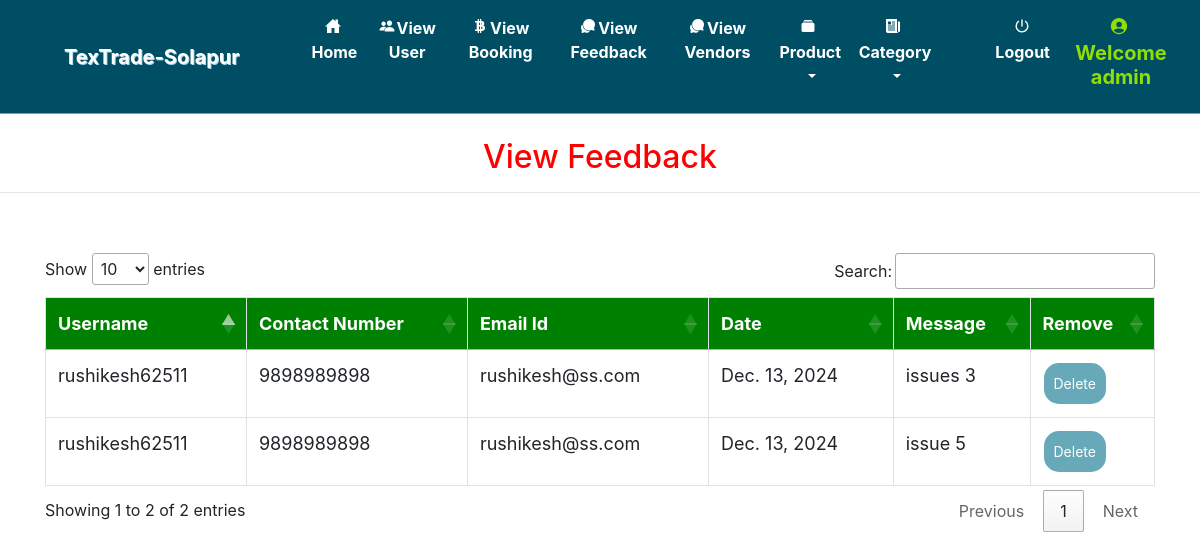
The page /view_feedback (signed in) on the database as committed earlier.
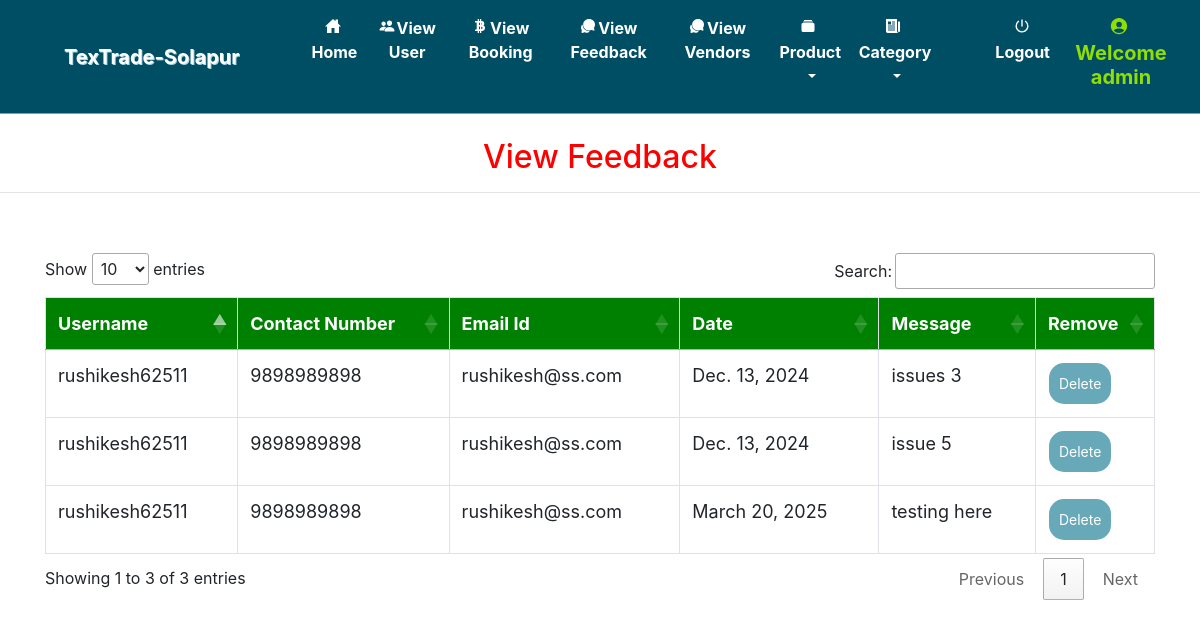
The same page on the database as committed later.
### grocery/models.py (models this page shows, shortened)
class Send_Feedback(models.Model):
    profile = models.ForeignKey(Profile, on_delete=models.CASCADE, null=True)
    message1 = models.TextField(null=True)
    date = models.CharField(max_length=30, null=True)

class Profile(models.Model):
    id = models.AutoField(primary_key=True)
    user = models.OneToOneField(User, on_delete=models.CASCADE, null=True)
    dob = models.DateField(null=True)
    city = models.CharField(max_length=30, null=True)
    address = models.CharField(max_length=50, null=True)
    contact = models.CharField(max_length=10, null=True)
    image = models.FileField(upload_to='images/', null=True)
    role = models.CharField(
        max_length=20,
        choices=[('user', 'User'), ('vendor', 'Vendor'), ('admin', 'Admin')],
        default='user'  # Default role is 'user'
    )

### grocery/views.py (the view)
# urls.py: path('view_feedback', View_feedback, name='view_feedback'),
def View_feedback(request):
    if not request.user.is_authenticated:
        return redirect('login_admin')
    feed = Send_Feedback.objects.all()
    d = {'feed': feed}
    return render(request, 'view_feedback.html', d)

### grocery/templates/view_feedback.html (shortened to what this page needs)
{% extends 'navigation.html' %}
{% block body %}
<center><h2 style="color:red;margin-top:2%">View Feedback</h2></center><hr>
<div class="container" style="margin-top:5%">
<table class="table table-bordered" id="myTable" >
  <thead>
  <tr>
    <th>Username</th>
    <th>Contact Number</th>
      <th> Email Id</th>
    <th>Date</th>
      <th>Message</th>
    <th>Remove</th>
  </tr>
  </thead>
   <tbody>
    {% for i in feed %}
  <tr>
    <td>{{i.profile.user.username}}</td>
    <td>{{i.profile.contact}}</td>
      <td>{{i.profile.user.email}}</td>
      <td>{{i.date}}</td>
      <td>{{i.message1}}</td>
      <td><a href="{% url 'delete_feedback' i.id %}" onclick="return confirm('Are you sure?')"><button class="button button1">Delete</button></a></td>
  </tr>
    {% endfor %}
    </tbody>
</table>
</div>
{% endblock %}

Rows that differ between the two databases and show on the page:
added Send_Feedback: profile.user.username "rushikesh62511", profile.contact "9898989898", profile.user.email "rushikesh@ss.com", date "March 20, 2025", message1 "testing here"
Other text that changed with them:
text written by a page script: "Show entries Search: Showing 1 to 2 of 2 entries Previous 1 Next" → "Show entries Search: Showing 1 to 3 of 3 entries Previous 1 Next"
